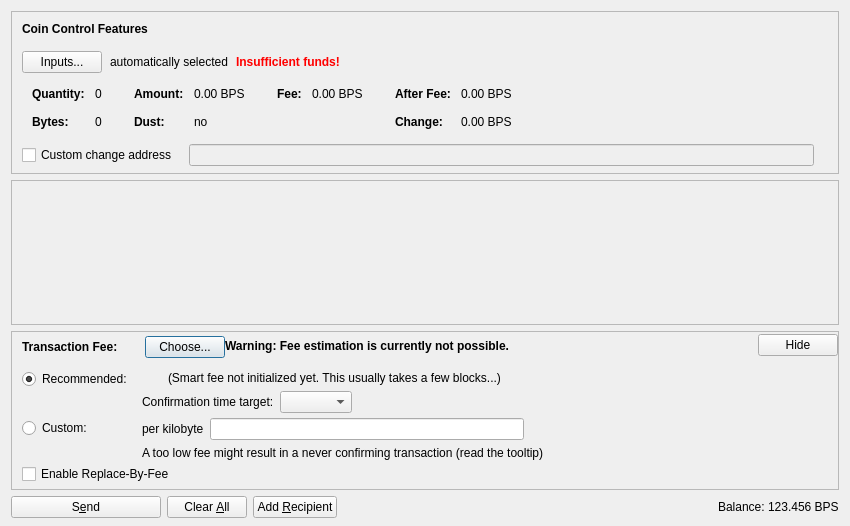
<?xml version="1.0" encoding="UTF-8"?>
<ui version="4.0">
 <class>SendCoinsDialog</class>
 <widget class="QDialog" name="SendCoinsDialog">
  <property name="geometry">
   <rect>
    <x>0</x>
    <y>0</y>
    <width>850</width>
    <height>526</height>
   </rect>
  </property>
  <property name="windowTitle">
   <string>Send Coins</string>
  </property>
  <layout class="QVBoxLayout" name="verticalLayout" stretch="0,1,0,0">
   <property name="bottomMargin">
    <number>8</number>
   </property>
   <item>
    <widget class="QFrame" name="frameCoinControl">
     <property name="sizePolicy">
      <sizepolicy hsizetype="Expanding" vsizetype="Expanding">
       <horstretch>0</horstretch>
       <verstretch>0</verstretch>
      </sizepolicy>
     </property>
     <property name="maximumSize">
      <size>
       <width>16777215</width>
       <height>16777215</height>
      </size>
     </property>
     <property name="frameShape">
      <enum>QFrame::StyledPanel</enum>
     </property>
     <property name="frameShadow">
      <enum>QFrame::Sunken</enum>
     </property>
     <layout class="QVBoxLayout" name="verticalLayoutCoinControl2">
      <property name="spacing">
       <number>0</number>
      </property>
      <property name="leftMargin">
       <number>0</number>
      </property>
      <property name="topMargin">
       <number>0</number>
      </property>
      <property name="rightMargin">
       <number>0</number>
      </property>
      <property name="bottomMargin">
       <number>6</number>
      </property>
      <item>
       <layout class="QVBoxLayout" name="verticalLayoutCoinControl" stretch="0,0,0,0,1">
        <property name="spacing">
         <number>0</number>
        </property>
        <property name="leftMargin">
         <number>10</number>
        </property>
        <property name="topMargin">
         <number>10</number>
        </property>
        <item>
         <layout class="QHBoxLayout" name="horizontalLayoutCoinControl1">
          <property name="bottomMargin">
           <number>15</number>
          </property>
          <item>
           <widget class="QLabel" name="labelCoinControlFeatures">
            <property name="sizePolicy">
             <sizepolicy hsizetype="Preferred" vsizetype="Maximum">
              <horstretch>0</horstretch>
              <verstretch>0</verstretch>
             </sizepolicy>
            </property>
            <property name="font">
             <font>
              <weight>75</weight>
              <bold>true</bold>
             </font>
            </property>
            <property name="styleSheet">
             <string notr="true">font-weight:bold;</string>
            </property>
            <property name="text">
             <string>Coin Control Features</string>
            </property>
           </widget>
          </item>
         </layout>
        </item>
        <item>
         <layout class="QHBoxLayout" name="horizontalLayoutCoinControl2" stretch="0,0,0,0">
          <property name="spacing">
           <number>8</number>
          </property>
          <property name="bottomMargin">
           <number>10</number>
          </property>
          <item>
           <widget class="QPushButton" name="pushButtonCoinControl">
            <property name="styleSheet">
             <string notr="true"/>
            </property>
            <property name="text">
             <string>Inputs...</string>
            </property>
            <property name="autoDefault">
             <bool>false</bool>
            </property>
           </widget>
          </item>
          <item>
           <widget class="QLabel" name="labelCoinControlAutomaticallySelected">
            <property name="text">
             <string>automatically selected</string>
            </property>
            <property name="margin">
             <number>5</number>
            </property>
           </widget>
          </item>
          <item>
           <widget class="QLabel" name="labelCoinControlInsuffFunds">
            <property name="font">
             <font>
              <weight>75</weight>
              <bold>true</bold>
             </font>
            </property>
            <property name="styleSheet">
             <string notr="true">color:red;font-weight:bold;</string>
            </property>
            <property name="text">
             <string>Insufficient funds!</string>
            </property>
            <property name="margin">
             <number>5</number>
            </property>
           </widget>
          </item>
          <item>
           <spacer name="horizontalSpacerCoinControl">
            <property name="orientation">
             <enum>Qt::Horizontal</enum>
            </property>
            <property name="sizeHint" stdset="0">
             <size>
              <width>40</width>
              <height>1</height>
             </size>
            </property>
           </spacer>
          </item>
         </layout>
        </item>
        <item>
         <widget class="QWidget" name="widgetCoinControl" native="true">
          <property name="sizePolicy">
           <sizepolicy hsizetype="Preferred" vsizetype="Preferred">
            <horstretch>0</horstretch>
            <verstretch>0</verstretch>
           </sizepolicy>
          </property>
          <property name="minimumSize">
           <size>
            <width>0</width>
            <height>0</height>
           </size>
          </property>
          <property name="styleSheet">
           <string notr="true"/>
          </property>
          <layout class="QHBoxLayout" name="horizontalLayoutCoinControl5">
           <property name="leftMargin">
            <number>0</number>
           </property>
           <property name="topMargin">
            <number>0</number>
           </property>
           <property name="rightMargin">
            <number>0</number>
           </property>
           <property name="bottomMargin">
            <number>0</number>
           </property>
           <item>
            <layout class="QHBoxLayout" name="horizontalLayoutCoinControl3" stretch="0,0,0,1">
             <property name="spacing">
              <number>20</number>
             </property>
             <property name="topMargin">
              <number>0</number>
             </property>
             <property name="bottomMargin">
              <number>10</number>
             </property>
             <item>
              <layout class="QFormLayout" name="formLayoutCoinControl1">
               <property name="horizontalSpacing">
                <number>10</number>
               </property>
               <property name="verticalSpacing">
                <number>14</number>
               </property>
               <property name="leftMargin">
                <number>10</number>
               </property>
               <property name="topMargin">
                <number>4</number>
               </property>
               <property name="rightMargin">
                <number>6</number>
               </property>
               <item row="0" column="0">
                <widget class="QLabel" name="labelCoinControlQuantityText">
                 <property name="font">
                  <font>
                   <weight>75</weight>
                   <bold>true</bold>
                  </font>
                 </property>
                 <property name="text">
                  <string>Quantity:</string>
                 </property>
                 <property name="margin">
                  <number>0</number>
                 </property>
                </widget>
               </item>
               <item row="0" column="1">
                <widget class="QLabel" name="labelCoinControlQuantity">
                 <property name="cursor">
                  <cursorShape>IBeamCursor</cursorShape>
                 </property>
                 <property name="contextMenuPolicy">
                  <enum>Qt::ActionsContextMenu</enum>
                 </property>
                 <property name="text">
                  <string notr="true">0</string>
                 </property>
                 <property name="margin">
                  <number>0</number>
                 </property>
                 <property name="textInteractionFlags">
                  <set>Qt::LinksAccessibleByMouse|Qt::TextSelectableByKeyboard|Qt::TextSelectableByMouse</set>
                 </property>
                </widget>
               </item>
               <item row="1" column="0">
                <widget class="QLabel" name="labelCoinControlBytesText">
                 <property name="font">
                  <font>
                   <weight>75</weight>
                   <bold>true</bold>
                  </font>
                 </property>
                 <property name="text">
                  <string>Bytes:</string>
                 </property>
                </widget>
               </item>
               <item row="1" column="1">
                <widget class="QLabel" name="labelCoinControlBytes">
                 <property name="cursor">
                  <cursorShape>IBeamCursor</cursorShape>
                 </property>
                 <property name="contextMenuPolicy">
                  <enum>Qt::ActionsContextMenu</enum>
                 </property>
                 <property name="text">
                  <string notr="true">0</string>
                 </property>
                 <property name="textInteractionFlags">
                  <set>Qt::LinksAccessibleByMouse|Qt::TextSelectableByKeyboard|Qt::TextSelectableByMouse</set>
                 </property>
                </widget>
               </item>
              </layout>
             </item>
             <item>
              <layout class="QFormLayout" name="formLayoutCoinControl2">
               <property name="horizontalSpacing">
                <number>10</number>
               </property>
               <property name="verticalSpacing">
                <number>14</number>
               </property>
               <property name="leftMargin">
                <number>6</number>
               </property>
               <property name="topMargin">
                <number>4</number>
               </property>
               <property name="rightMargin">
                <number>6</number>
               </property>
               <item row="0" column="0">
                <widget class="QLabel" name="labelCoinControlAmountText">
                 <property name="font">
                  <font>
                   <weight>75</weight>
                   <bold>true</bold>
                  </font>
                 </property>
                 <property name="text">
                  <string>Amount:</string>
                 </property>
                 <property name="margin">
                  <number>0</number>
                 </property>
                </widget>
               </item>
               <item row="0" column="1">
                <widget class="QLabel" name="labelCoinControlAmount">
                 <property name="cursor">
                  <cursorShape>IBeamCursor</cursorShape>
                 </property>
                 <property name="contextMenuPolicy">
                  <enum>Qt::ActionsContextMenu</enum>
                 </property>
                 <property name="text">
                  <string notr="true">0.00 BPS</string>
                 </property>
                 <property name="textInteractionFlags">
                  <set>Qt::LinksAccessibleByMouse|Qt::TextSelectableByKeyboard|Qt::TextSelectableByMouse</set>
                 </property>
                </widget>
               </item>
               <item row="1" column="0">
                <widget class="QLabel" name="labelCoinControlLowOutputText">
                 <property name="font">
                  <font>
                   <weight>75</weight>
                   <bold>true</bold>
                  </font>
                 </property>
                 <property name="text">
                  <string>Dust:</string>
                 </property>
                </widget>
               </item>
               <item row="1" column="1">
                <widget class="QLabel" name="labelCoinControlLowOutput">
                 <property name="cursor">
                  <cursorShape>IBeamCursor</cursorShape>
                 </property>
                 <property name="contextMenuPolicy">
                  <enum>Qt::ActionsContextMenu</enum>
                 </property>
                 <property name="text">
                  <string notr="true">no</string>
                 </property>
                 <property name="textInteractionFlags">
                  <set>Qt::LinksAccessibleByMouse|Qt::TextSelectableByKeyboard|Qt::TextSelectableByMouse</set>
                 </property>
                </widget>
               </item>
              </layout>
             </item>
             <item>
              <layout class="QFormLayout" name="formLayoutCoinControl3">
               <property name="horizontalSpacing">
                <number>10</number>
               </property>
               <property name="verticalSpacing">
                <number>14</number>
               </property>
               <property name="leftMargin">
                <number>6</number>
               </property>
               <property name="topMargin">
                <number>4</number>
               </property>
               <property name="rightMargin">
                <number>6</number>
               </property>
               <item row="0" column="0">
                <widget class="QLabel" name="labelCoinControlFeeText">
                 <property name="font">
                  <font>
                   <weight>75</weight>
                   <bold>true</bold>
                  </font>
                 </property>
                 <property name="text">
                  <string>Fee:</string>
                 </property>
                 <property name="margin">
                  <number>0</number>
                 </property>
                </widget>
               </item>
               <item row="0" column="1">
                <widget class="QLabel" name="labelCoinControlFee">
                 <property name="cursor">
                  <cursorShape>IBeamCursor</cursorShape>
                 </property>
                 <property name="contextMenuPolicy">
                  <enum>Qt::ActionsContextMenu</enum>
                 </property>
                 <property name="text">
                  <string notr="true">0.00 BPS</string>
                 </property>
                 <property name="textInteractionFlags">
                  <set>Qt::LinksAccessibleByMouse|Qt::TextSelectableByKeyboard|Qt::TextSelectableByMouse</set>
                 </property>
                </widget>
               </item>
              </layout>
             </item>
             <item>
              <layout class="QFormLayout" name="formLayoutCoinControl4">
               <property name="horizontalSpacing">
                <number>10</number>
               </property>
               <property name="verticalSpacing">
                <number>14</number>
               </property>
               <property name="leftMargin">
                <number>6</number>
               </property>
               <property name="topMargin">
                <number>4</number>
               </property>
               <property name="rightMargin">
                <number>6</number>
               </property>
               <item row="0" column="0">
                <widget class="QLabel" name="labelCoinControlAfterFeeText">
                 <property name="font">
                  <font>
                   <weight>75</weight>
                   <bold>true</bold>
                  </font>
                 </property>
                 <property name="text">
                  <string>After Fee:</string>
                 </property>
                 <property name="margin">
                  <number>0</number>
                 </property>
                </widget>
               </item>
               <item row="0" column="1">
                <widget class="QLabel" name="labelCoinControlAfterFee">
                 <property name="cursor">
                  <cursorShape>IBeamCursor</cursorShape>
                 </property>
                 <property name="contextMenuPolicy">
                  <enum>Qt::ActionsContextMenu</enum>
                 </property>
                 <property name="text">
                  <string notr="true">0.00 BPS</string>
                 </property>
                 <property name="textInteractionFlags">
                  <set>Qt::LinksAccessibleByMouse|Qt::TextSelectableByKeyboard|Qt::TextSelectableByMouse</set>
                 </property>
                </widget>
               </item>
               <item row="1" column="0">
                <widget class="QLabel" name="labelCoinControlChangeText">
                 <property name="font">
                  <font>
                   <weight>75</weight>
                   <bold>true</bold>
                  </font>
                 </property>
                 <property name="text">
                  <string>Change:</string>
                 </property>
                </widget>
               </item>
               <item row="1" column="1">
                <widget class="QLabel" name="labelCoinControlChange">
                 <property name="cursor">
                  <cursorShape>IBeamCursor</cursorShape>
                 </property>
                 <property name="contextMenuPolicy">
                  <enum>Qt::ActionsContextMenu</enum>
                 </property>
                 <property name="text">
                  <string notr="true">0.00 BPS</string>
                 </property>
                 <property name="textInteractionFlags">
                  <set>Qt::LinksAccessibleByMouse|Qt::TextSelectableByKeyboard|Qt::TextSelectableByMouse</set>
                 </property>
                </widget>
               </item>
              </layout>
             </item>
            </layout>
           </item>
          </layout>
         </widget>
        </item>
        <item>
         <layout class="QHBoxLayout" name="horizontalLayoutCoinControl4" stretch="0,0,0">
          <property name="spacing">
           <number>12</number>
          </property>
          <property name="sizeConstraint">
           <enum>QLayout::SetDefaultConstraint</enum>
          </property>
          <property name="topMargin">
           <number>5</number>
          </property>
          <property name="rightMargin">
           <number>5</number>
          </property>
          <item>
           <widget class="QCheckBox" name="checkBoxCoinControlChange">
            <property name="toolTip">
             <string>If this is activated, but the change address is empty or invalid, change will be sent to a newly generated address.</string>
            </property>
            <property name="text">
             <string>Custom change address</string>
            </property>
           </widget>
          </item>
          <item>
           <widget class="QValidatedLineEdit" name="lineEditCoinControlChange">
            <property name="enabled">
             <bool>false</bool>
            </property>
            <property name="sizePolicy">
             <sizepolicy hsizetype="Expanding" vsizetype="Fixed">
              <horstretch>0</horstretch>
              <verstretch>0</verstretch>
             </sizepolicy>
            </property>
           </widget>
          </item>
          <item>
           <widget class="QLabel" name="labelCoinControlChangeLabel">
            <property name="sizePolicy">
             <sizepolicy hsizetype="Preferred" vsizetype="Expanding">
              <horstretch>0</horstretch>
              <verstretch>0</verstretch>
             </sizepolicy>
            </property>
            <property name="minimumSize">
             <size>
              <width>0</width>
              <height>0</height>
             </size>
            </property>
            <property name="text">
             <string/>
            </property>
            <property name="margin">
             <number>3</number>
            </property>
           </widget>
          </item>
         </layout>
        </item>
        <item>
         <spacer name="verticalSpacerCoinControl">
          <property name="orientation">
           <enum>Qt::Vertical</enum>
          </property>
          <property name="sizeHint" stdset="0">
           <size>
            <width>800</width>
            <height>1</height>
           </size>
          </property>
         </spacer>
        </item>
       </layout>
      </item>
     </layout>
    </widget>
   </item>
   <item>
    <widget class="QScrollArea" name="scrollArea">
     <property name="widgetResizable">
      <bool>true</bool>
     </property>
     <widget class="QWidget" name="scrollAreaWidgetContents">
      <property name="geometry">
       <rect>
        <x>0</x>
        <y>0</y>
        <width>830</width>
        <height>104</height>
       </rect>
      </property>
      <layout class="QVBoxLayout" name="verticalLayout_2" stretch="0,1">
       <property name="leftMargin">
        <number>0</number>
       </property>
       <property name="topMargin">
        <number>0</number>
       </property>
       <property name="rightMargin">
        <number>0</number>
       </property>
       <property name="bottomMargin">
        <number>0</number>
       </property>
       <item>
        <layout class="QVBoxLayout" name="entries">
         <property name="spacing">
          <number>6</number>
         </property>
        </layout>
       </item>
       <item>
        <spacer name="verticalSpacer">
         <property name="orientation">
          <enum>Qt::Vertical</enum>
         </property>
         <property name="sizeHint" stdset="0">
          <size>
           <width>20</width>
           <height>40</height>
          </size>
         </property>
        </spacer>
       </item>
      </layout>
     </widget>
    </widget>
   </item>
   <item>
    <widget class="QFrame" name="frameFee">
     <property name="sizePolicy">
      <sizepolicy hsizetype="Expanding" vsizetype="Expanding">
       <horstretch>0</horstretch>
       <verstretch>0</verstretch>
      </sizepolicy>
     </property>
     <property name="maximumSize">
      <size>
       <width>16777215</width>
       <height>16777215</height>
      </size>
     </property>
     <property name="frameShape">
      <enum>QFrame::StyledPanel</enum>
     </property>
     <property name="frameShadow">
      <enum>QFrame::Sunken</enum>
     </property>
     <layout class="QVBoxLayout" name="verticalLayoutFee1">
      <property name="spacing">
       <number>0</number>
      </property>
      <property name="leftMargin">
       <number>0</number>
      </property>
      <property name="topMargin">
       <number>0</number>
      </property>
      <property name="rightMargin">
       <number>0</number>
      </property>
      <property name="bottomMargin">
       <number>0</number>
      </property>
      <item>
       <layout class="QVBoxLayout" name="verticalLayoutFee2" stretch="0,0,0">
        <property name="spacing">
         <number>0</number>
        </property>
        <property name="leftMargin">
         <number>10</number>
        </property>
        <property name="topMargin">
         <number>0</number>
        </property>
        <item>
         <layout class="QHBoxLayout" name="horizontalLayoutFee1">
          <property name="bottomMargin">
           <number>0</number>
          </property>
          <item>
           <layout class="QVBoxLayout" name="verticalLayoutFee7">
            <property name="spacing">
             <number>0</number>
            </property>
            <item>
             <spacer name="verticalSpacerSmartFee">
              <property name="orientation">
               <enum>Qt::Vertical</enum>
              </property>
              <property name="sizeType">
               <enum>QSizePolicy::Fixed</enum>
              </property>
              <property name="sizeHint" stdset="0">
               <size>
                <width>1</width>
                <height>4</height>
               </size>
              </property>
             </spacer>
            </item>
            <item>
             <layout class="QHBoxLayout" name="horizontalLayoutSmartFee">
              <property name="spacing">
               <number>10</number>
              </property>
              <item>
               <widget class="QLabel" name="labelFeeHeadline">
                <property name="sizePolicy">
                 <sizepolicy hsizetype="Preferred" vsizetype="Maximum">
                  <horstretch>0</horstretch>
                  <verstretch>0</verstretch>
                 </sizepolicy>
                </property>
                <property name="font">
                 <font>
                  <weight>75</weight>
                  <bold>true</bold>
                 </font>
                </property>
                <property name="styleSheet">
                 <string notr="true">font-weight:bold;</string>
                </property>
                <property name="text">
                 <string>Transaction Fee:</string>
                </property>
               </widget>
              </item>
              <item>
               <widget class="QLabel" name="labelFeeMinimized">
                <property name="text">
                 <string/>
                </property>
               </widget>
              </item>
              <item>
               <widget class="QPushButton" name="buttonChooseFee">
                <property name="text">
                 <string>Choose...</string>
                </property>
               </widget>
              </item>
             </layout>
            </item>
            <item>
             <spacer name="verticalSpacer_5">
              <property name="orientation">
               <enum>Qt::Vertical</enum>
              </property>
              <property name="sizeHint" stdset="0">
               <size>
                <width>1</width>
                <height>1</height>
               </size>
              </property>
             </spacer>
            </item>
           </layout>
          </item>
          <item>
           <widget class="QLabel" name="fallbackFeeWarningLabel">
            <property name="toolTip">
             <string>Using the fallbackfee can result in sending a transaction that will take several hours or days (or never) to confirm. Consider choosing your fee manually or wait until you have validated the complete chain.</string>
            </property>
            <property name="font">
            <font>
                <weight>75</weight>
                <bold>true</bold>
            </font>
            </property>
            <property name="text">
             <string>Warning: Fee estimation is currently not possible.</string>
            </property>
            <property name="wordWrap">
             <bool>false</bool>
            </property>
           </widget>
          </item>
          <item>
           <spacer name="horizontalSpacer_4">
            <property name="orientation">
             <enum>Qt::Horizontal</enum>
            </property>
            <property name="sizeType">
             <enum>QSizePolicy::MinimumExpanding</enum>
            </property>
            <property name="sizeHint" stdset="0">
             <size>
              <width>40</width>
              <height>20</height>
             </size>
            </property>
           </spacer>
          </item>
          <item>
           <widget class="QPushButton" name="buttonMinimizeFee">
            <property name="toolTip">
             <string>Hide transaction fee settings</string>
            </property>
            <property name="text">
             <string>Hide</string>
            </property>
           </widget>
          </item>
         </layout>
        </item>
        <item>
         <widget class="QFrame" name="frameFeeSelection">
          <layout class="QVBoxLayout" name="verticalLayoutFee12">
           <property name="spacing">
            <number>0</number>
           </property>
           <property name="leftMargin">
            <number>0</number>
           </property>
           <property name="topMargin">
            <number>0</number>
           </property>
           <property name="rightMargin">
            <number>0</number>
           </property>
           <property name="bottomMargin">
            <number>0</number>
           </property>
           <item>
            <layout class="QGridLayout" name="gridLayoutFee">
             <property name="topMargin">
              <number>10</number>
             </property>
             <property name="bottomMargin">
              <number>4</number>
             </property>
             <property name="horizontalSpacing">
              <number>10</number>
             </property>
             <property name="verticalSpacing">
              <number>4</number>
             </property>
             <item row="1" column="1">
              <layout class="QVBoxLayout" name="verticalLayoutFee8">
               <property name="spacing">
                <number>6</number>
               </property>
               <item>
                <layout class="QHBoxLayout" name="horizontalLayoutFee13">
                 <item>
                  <widget class="QLabel" name="labelCustomPerKilobyte">
                   <property name="toolTip">
                    <string>Specify a custom fee per kB (1,000 bytes) of the transaction's virtual size.

Note:  Since the fee is calculated on a per-byte basis, a fee of "100 satoshis per kB" for a transaction size of 500 bytes (half of 1 kB) would ultimately yield a fee of only 50 satoshis.</string>
                   </property>
                   <property name="text">
                    <string>per kilobyte</string>
                   </property>
                  </widget>
                 </item>
                 <item>
                  <widget class="BitcoinAmountField" name="customFee"/>
                 </item>
                 <item>
                  <spacer name="horizontalSpacer_6">
                   <property name="orientation">
                    <enum>Qt::Horizontal</enum>
                   </property>
                   <property name="sizeHint" stdset="0">
                    <size>
                     <width>1</width>
                     <height>1</height>
                    </size>
                   </property>
                  </spacer>
                 </item>
                </layout>
               </item>
               <item>
                <layout class="QHBoxLayout" name="horizontalLayoutFee8">
                 <item>
                  <widget class="QLabel" name="labelCustomFeeWarning">
                   <property name="enabled">
                    <bool>true</bool>
                   </property>
                   <property name="toolTip">
                    <string>When there is less transaction volume than space in the blocks, miners as well as relaying nodes may enforce a minimum fee. Paying only this minimum fee is just fine, but be aware that this can result in a never confirming transaction once there is more demand for bitcoin transactions than the network can process.</string>
                   </property>
                   <property name="text">
                    <string>A too low fee might result in a never confirming transaction (read the tooltip)</string>
                   </property>
                  </widget>
                 </item>
                 <item>
                  <spacer name="horizontalSpacer_2">
                   <property name="orientation">
                    <enum>Qt::Horizontal</enum>
                   </property>
                   <property name="sizeHint" stdset="0">
                    <size>
                     <width>1</width>
                     <height>1</height>
                    </size>
                   </property>
                  </spacer>
                 </item>
                </layout>
               </item>
              </layout>
             </item>
             <item row="0" column="0">
              <layout class="QVBoxLayout" name="verticalLayoutFee4" stretch="0,1">
               <item>
                <widget class="QRadioButton" name="radioSmartFee">
                 <property name="text">
                  <string>Recommended:</string>
                 </property>
                 <property name="checked">
                  <bool>true</bool>
                 </property>
                 <attribute name="buttonGroup">
                  <string notr="true">groupFee</string>
                 </attribute>
                </widget>
               </item>
               <item>
                <spacer name="verticalSpacer_2">
                 <property name="orientation">
                  <enum>Qt::Vertical</enum>
                 </property>
                 <property name="sizeHint" stdset="0">
                  <size>
                   <width>1</width>
                   <height>1</height>
                  </size>
                 </property>
                </spacer>
               </item>
              </layout>
             </item>
             <item row="1" column="0">
              <layout class="QVBoxLayout" name="verticalLayoutFee9" stretch="0,1">
               <item>
                <widget class="QRadioButton" name="radioCustomFee">
                 <property name="text">
                  <string>Custom:</string>
                 </property>
                 <attribute name="buttonGroup">
                  <string notr="true">groupFee</string>
                 </attribute>
                </widget>
               </item>
               <item>
                <spacer name="verticalSpacer_6">
                 <property name="orientation">
                  <enum>Qt::Vertical</enum>
                 </property>
                 <property name="sizeHint" stdset="0">
                  <size>
                   <width>1</width>
                   <height>1</height>
                  </size>
                 </property>
                </spacer>
               </item>
              </layout>
             </item>
             <item row="0" column="1">
              <layout class="QVBoxLayout" name="verticalLayoutFee3" stretch="0,0,1">
               <property name="spacing">
                <number>6</number>
               </property>
               <property name="topMargin">
                <number>2</number>
               </property>
               <item>
                <layout class="QHBoxLayout" name="horizontalLayoutFee12">
                 <item>
                  <widget class="QLabel" name="labelSmartFee">
                   <property name="text">
                    <string/>
                   </property>
                  </widget>
                 </item>
                 <item>
                  <widget class="QLabel" name="labelFeeEstimation">
                   <property name="text">
                    <string/>
                   </property>
                  </widget>
                 </item>
                 <item>
                  <widget class="QLabel" name="labelSmartFee2">
                   <property name="text">
                    <string>(Smart fee not initialized yet. This usually takes a few blocks...)</string>
                   </property>
                  </widget>
                 </item>
                 <item>
                  <spacer name="horizontalSpacer_5">
                   <property name="orientation">
                    <enum>Qt::Horizontal</enum>
                   </property>
                   <property name="sizeHint" stdset="0">
                    <size>
                     <width>1</width>
                     <height>1</height>
                    </size>
                   </property>
                  </spacer>
                 </item>
                </layout>
               </item>
               <item>
                <layout class="QHBoxLayout" name="horizontalLayoutFee9">
                 <item>
                  <layout class="QVBoxLayout" name="verticalLayoutFee6">
                   <item>
                    <widget class="QLabel" name="labelSmartFee3">
                     <property name="text">
                      <string>Confirmation time target:</string>
                     </property>
                    </widget>
                   </item>
                  </layout>
                 </item>
                 <item>
                  <layout class="QVBoxLayout" name="verticalLayoutFee5">
                   <property name="rightMargin">
                    <number>30</number>
                   </property>
                   <item>
                    <layout class="QHBoxLayout" name="horizontalLayoutConfTarget">
                     <property name="bottomMargin">
                      <number>0</number>
                     </property>
                     <item>
                      <widget class="QComboBox" name="confTargetSelector"/>
                     </item>
                     <item>
                      <spacer name="horizontalSpacerConfTarget">
                       <property name="orientation">
                        <enum>Qt::Horizontal</enum>
                       </property>
                       <property name="sizeHint" stdset="0">
                        <size>
                         <width>40</width>
                         <height>20</height>
                        </size>
                       </property>
                      </spacer>
                     </item>
                    </layout>
                   </item>
                  </layout>
                 </item>
                </layout>
               </item>
               <item>
                <spacer name="verticalSpacer_4">
                 <property name="orientation">
                  <enum>Qt::Vertical</enum>
                 </property>
                 <property name="sizeHint" stdset="0">
                  <size>
                   <width>1</width>
                   <height>1</height>
                  </size>
                 </property>
                </spacer>
               </item>
              </layout>
             </item>
            </layout>
           </item>
           <item>
            <widget class="QCheckBox" name="optInRBF">
             <property name="text">
              <string>Enable Replace-By-Fee</string>
             </property>
             <property name="toolTip">
              <string>With Replace-By-Fee (BIP-125) you can increase a transaction's fee after it is sent. Without this, a higher fee may be recommended to compensate for increased transaction delay risk.</string>
             </property>
            </widget>
           </item>
          </layout>
         </widget>
        </item>
        <item>
         <spacer name="verticalSpacerFee">
          <property name="orientation">
           <enum>Qt::Vertical</enum>
          </property>
          <property name="sizeHint" stdset="0">
           <size>
            <width>40</width>
            <height>5</height>
           </size>
          </property>
         </spacer>
        </item>
       </layout>
      </item>
     </layout>
    </widget>
   </item>
   <item>
    <layout class="QHBoxLayout" name="horizontalLayout">
     <item>
      <widget class="QPushButton" name="sendButton">
       <property name="minimumSize">
        <size>
         <width>150</width>
         <height>0</height>
        </size>
       </property>
       <property name="toolTip">
        <string>Confirm the send action</string>
       </property>
       <property name="text">
        <string>S&amp;end</string>
       </property>
       <property name="icon">
        <iconset resource="../bitcoin.qrc">
         <normaloff>:/icons/send</normaloff>:/icons/send</iconset>
       </property>
       <property name="autoDefault">
        <bool>false</bool>
       </property>
       <property name="default">
        <bool>false</bool>
       </property>
      </widget>
     </item>
     <item>
      <widget class="QPushButton" name="clearButton">
       <property name="sizePolicy">
        <sizepolicy hsizetype="Minimum" vsizetype="Fixed">
         <horstretch>0</horstretch>
         <verstretch>0</verstretch>
        </sizepolicy>
       </property>
       <property name="toolTip">
        <string>Clear all fields of the form.</string>
       </property>
       <property name="text">
        <string>Clear &amp;All</string>
       </property>
       <property name="icon">
        <iconset resource="../bitcoin.qrc">
         <normaloff>:/icons/remove</normaloff>:/icons/remove</iconset>
       </property>
       <property name="autoDefault">
        <bool>false</bool>
       </property>
      </widget>
     </item>
     <item>
      <widget class="QPushButton" name="addButton">
       <property name="toolTip">
        <string>Send to multiple recipients at once</string>
       </property>
       <property name="text">
        <string>Add &amp;Recipient</string>
       </property>
       <property name="icon">
        <iconset resource="../bitcoin.qrc">
         <normaloff>:/icons/add</normaloff>:/icons/add</iconset>
       </property>
       <property name="autoDefault">
        <bool>false</bool>
       </property>
      </widget>
     </item>
     <item>
      <spacer name="horizontalSpacer">
       <property name="orientation">
        <enum>Qt::Horizontal</enum>
       </property>
       <property name="sizeHint" stdset="0">
        <size>
         <width>40</width>
         <height>20</height>
        </size>
       </property>
      </spacer>
     </item>
     <item>
      <layout class="QHBoxLayout" name="horizontalLayout_2">
       <property name="spacing">
        <number>3</number>
       </property>
       <item>
        <widget class="QLabel" name="labelBalanceName">
         <property name="sizePolicy">
          <sizepolicy hsizetype="Preferred" vsizetype="Fixed">
           <horstretch>0</horstretch>
           <verstretch>0</verstretch>
          </sizepolicy>
         </property>
         <property name="text">
          <string>Balance:</string>
         </property>
        </widget>
       </item>
       <item>
        <widget class="QLabel" name="labelBalance">
         <property name="sizePolicy">
          <sizepolicy hsizetype="Preferred" vsizetype="Fixed">
           <horstretch>0</horstretch>
           <verstretch>0</verstretch>
          </sizepolicy>
         </property>
         <property name="cursor">
          <cursorShape>IBeamCursor</cursorShape>
         </property>
         <property name="text">
          <string notr="true">123.456 BPS</string>
         </property>
         <property name="textInteractionFlags">
          <set>Qt::LinksAccessibleByMouse|Qt::TextSelectableByKeyboard|Qt::TextSelectableByMouse</set>
         </property>
        </widget>
       </item>
      </layout>
     </item>
    </layout>
   </item>
  </layout>
 </widget>
 <customwidgets>
  <customwidget>
   <class>QValidatedLineEdit</class>
   <extends>QLineEdit</extends>
   <header>qt/qvalidatedlineedit.h</header>
  </customwidget>
  <customwidget>
   <class>BitcoinAmountField</class>
   <extends>QLineEdit</extends>
   <header>qt/bitcoinamountfield.h</header>
   <container>1</container>
  </customwidget>
 </customwidgets>
 <resources>
  <include location="../bitcoin.qrc"/>
 </resources>
 <connections/>
 <buttongroups>
  <buttongroup name="groupFee"/>
 </buttongroups>
</ui>
